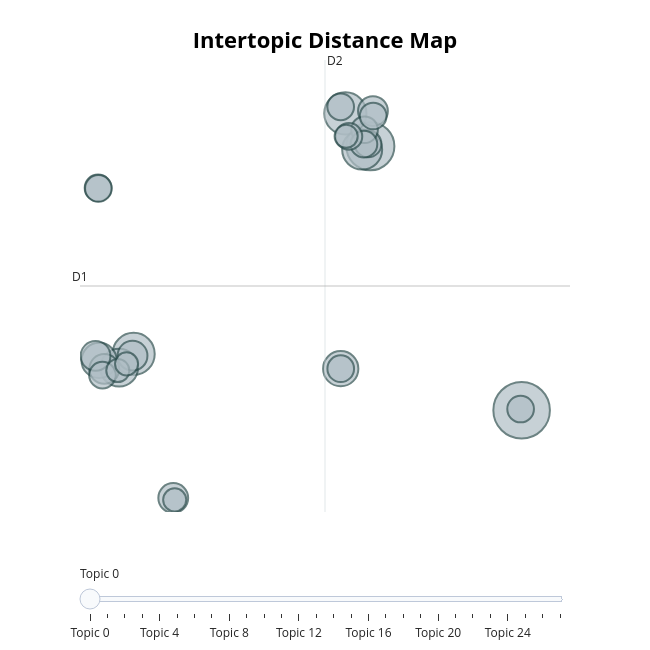

Write notebook code for a chart like this one.
### Markdown cell above
#### Visualization of the topics

### Code cell
# run this cell to visualize the topics

fig_topic = topic_model.visualize_topics()
fig_topic.write_html("intertopic_distance_map.html")
fig_topic

### Figure 1 — Plotly figure (JSON) as saved in the notebook; plotly's stock layout.template omitted (floating-point values rounded to 4 significant figures)
{"data": [{"customdata": [[0, "states | government | united | congress | department", 18], [1, "states | government | united | congress | year", 13], [2, "government | work | great | public | law", 10], [3, "government | states | united | world | great", 10], [4, "government | law | states | united | gold", 9], [5, "world | soviet | nations | peace | nation", 8], [6, "people | jobs | new | world | americans", 7], [7, "america | jobs | americans | people | tax", 7], [8, "national | federal | reduction | ought | public", 5], [9, "years | world | peace | new | nations", 5], [10, "new | world | america | nation | years", 5], [11, "america | people | going | tonight | new", 5], [12, "bank | public | states | country | government", 5], [13, "states | public | united | government | congress", 4], [14, "america | weapons | terror | security | terrorists", 4], [15, "world | economic | program | federal | nations", 4], [16, "ask | new | help | tonight | people", 4], [17, "states | united | government | constitution | congress", 4], [18, "government | states | united | year | congress", 4], [19, "mexico | texas | states | united | government", 4], [20, "information | provision | public | proper | united", 4], [21, "government | public | states | lands | general", 4], [22, "public | states | government | banks | united", 4], [23, "treaty | united | states | spain | year", 4], [24, "world | peace | nations | strength | today", 3], [25, "america | americans | american | jobs | lets", 3], [26, "government | federal | national | congress | public", 3], [27, "1878 | year | states | country | indians", 3]], "hovertemplate": "<b>Topic %{customdata[0]}</b><br>%{customdata[1]}<br>Size: %{customdata[2]}", "legendgroup": "", "marker": {"color": "#B0BEC5", "line": {"color": "DarkSlateGrey", "width": 2}, "size": [18, 13, 10, 10, 9, 8, 7, 7, 5, 5, 5, 5, 5, 4, 4, 4, 4, 4, 4, 4, 4, 4, 4, 4, 3, 3, 3, 3], "sizemode": "area", "sizeref": 0.01125, "symbol": "circle"}, "mode": "markers", "name": "", "orientation": "v", "showlegend": false, "type": "scatter", "x": [17.74, 9.417, -3.601, 8.043, 8.967, -4.398, -5.499, 7.788, -3.661, -5.213, -5.696, -1.422, 9.56, 17.68, -5.314, 7.786, 7.788, 9.294, 9.096, -5.558, 9.064, 9.573, -5.538, 8.238, -4.471, -1.344, -3.99, 8.086], "xaxis": "x", "y": [0.3648, 11.66, 2.778, 13.06, 11.52, 2.186, 2.498, 2.145, 2.702, 2.134, 2.692, -3.387, 13.16, 0.4199, 1.87, 13.35, 2.145, 11.76, 12.37, 9.877, 11.75, 12.95, 9.855, 12.08, 2.066, -3.465, 2.352, 12.08], "yaxis": "y"}], "layout": {"annotations": [{"showarrow": false, "text": "D1", "x": -6.55, "y": 5.682, "yshift": 10}, {"showarrow": false, "text": "D2", "x": 6.923, "xshift": 10, "y": 15.35}], "height": 650, "hoverlabel": {"bgcolor": "white", "font": {"family": "Rockwell", "size": 16}}, "legend": {"itemsizing": "constant", "tracegroupgap": 0}, "margin": {"t": 60}, "shapes": [{"line": {"color": "#CFD8DC", "width": 2}, "type": "line", "x0": 6.923, "x1": 6.923, "y0": -3.985, "y1": 15.35}, {"line": {"color": "#9E9E9E", "width": 2}, "type": "line", "x0": -6.55, "x1": 20.4, "y0": 5.682, "y1": 5.682}], "sliders": [{"active": 0, "pad": {"t": 50}, "steps": [{"args": [{"marker.color": [["red", "#B0BEC5", "#B0BEC5", "#B0BEC5", "#B0BEC5", "#B0BEC5", "#B0BEC5", "#B0BEC5", "#B0BEC5", "#B0BEC5", "#B0BEC5", "#B0BEC5", "#B0BEC5", "#B0BEC5", "#B0BEC5", "#B0BEC5", "#B0BEC5", "#B0BEC5", "#B0BEC5", "#B0BEC5", "#B0BEC5", "#B0BEC5", "#B0BEC5", "#B0BEC5", "#B0BEC5", "#B0BEC5", "#B0BEC5", "#B0BEC5"]]}], "label": "Topic 0", "method": "update"}, {"args": [{"marker.color": [["#B0BEC5", "red", "#B0BEC5", "#B0BEC5", "#B0BEC5", "#B0BEC5", "#B0BEC5", "#B0BEC5", "#B0BEC5", "#B0BEC5", "#B0BEC5", "#B0BEC5", "#B0BEC5", "#B0BEC5", "#B0BEC5", "#B0BEC5", "#B0BEC5", "#B0BEC5", "#B0BEC5", "#B0BEC5", "#B0BEC5", "#B0BEC5", "#B0BEC5", "#B0BEC5", "#B0BEC5", "#B0BEC5", "#B0BEC5", "#B0BEC5"]]}], "label": "Topic 1", "method": "update"}, {"args": [{"marker.color": [["#B0BEC5", "#B0BEC5", "red", "#B0BEC5", "#B0BEC5", "#B0BEC5", "#B0BEC5", "#B0BEC5", "#B0BEC5", "#B0BEC5", "#B0BEC5", "#B0BEC5", "#B0BEC5", "#B0BEC5", "#B0BEC5", "#B0BEC5", "#B0BEC5", "#B0BEC5", "#B0BEC5", "#B0BEC5", "#B0BEC5", "#B0BEC5", "#B0BEC5", "#B0BEC5", "#B0BEC5", "#B0BEC5", "#B0BEC5", "#B0BEC5"]]}], "label": "Topic 2", "method": "update"}, {"args": [{"marker.color": [["#B0BEC5", "#B0BEC5", "#B0BEC5", "red", "#B0BEC5", "#B0BEC5", "#B0BEC5", "#B0BEC5", "#B0BEC5", "#B0BEC5", "#B0BEC5", "#B0BEC5", "#B0BEC5", "#B0BEC5", "#B0BEC5", "#B0BEC5", "#B0BEC5", "#B0BEC5", "#B0BEC5", "#B0BEC5", "#B0BEC5", "#B0BEC5", "#B0BEC5", "#B0BEC5", "#B0BEC5", "#B0BEC5", "#B0BEC5", "#B0BEC5"]]}], "label": "Topic 3", "method": "update"}, {"args": [{"marker.color": [["#B0BEC5", "#B0BEC5", "#B0BEC5", "#B0BEC5", "red", "#B0BEC5", "#B0BEC5", "#B0BEC5", "#B0BEC5", "#B0BEC5", "#B0BEC5", "#B0BEC5", "#B0BEC5", "#B0BEC5", "#B0BEC5", "#B0BEC5", "#B0BEC5", "#B0BEC5", "#B0BEC5", "#B0BEC5", "#B0BEC5", "#B0BEC5", "#B0BEC5", "#B0BEC5", "#B0BEC5", "#B0BEC5", "#B0BEC5", "#B0BEC5"]]}], "label": "Topic 4", "method": "update"}, {"args": [{"marker.color": [["#B0BEC5", "#B0BEC5", "#B0BEC5", "#B0BEC5", "#B0BEC5", "red", "#B0BEC5", "#B0BEC5", "#B0BEC5", "#B0BEC5", "#B0BEC5", "#B0BEC5", "#B0BEC5", "#B0BEC5", "#B0BEC5", "#B0BEC5", "#B0BEC5", "#B0BEC5", "#B0BEC5", "#B0BEC5", "#B0BEC5", "#B0BEC5", "#B0BEC5", "#B0BEC5", "#B0BEC5", "#B0BEC5", "#B0BEC5", "#B0BEC5"]]}], "label": "Topic 5", "method": "update"}, {"args": [{"marker.color": [["#B0BEC5", "#B0BEC5", "#B0BEC5", "#B0BEC5", "#B0BEC5", "#B0BEC5", "red", "#B0BEC5", "#B0BEC5", "#B0BEC5", "#B0BEC5", "#B0BEC5", "#B0BEC5", "#B0BEC5", "#B0BEC5", "#B0BEC5", "#B0BEC5", "#B0BEC5", "#B0BEC5", "#B0BEC5", "#B0BEC5", "#B0BEC5", "#B0BEC5", "#B0BEC5", "#B0BEC5", "#B0BEC5", "#B0BEC5", "#B0BEC5"]]}], "label": "Topic 6", "method": "update"}, {"args": [{"marker.color": [["#B0BEC5", "#B0BEC5", "#B0BEC5", "#B0BEC5", "#B0BEC5", "#B0BEC5", "#B0BEC5", "red", "#B0BEC5", "#B0BEC5", "#B0BEC5", "#B0BEC5", "#B0BEC5", "#B0BEC5", "#B0BEC5", "#B0BEC5", "#B0BEC5", "#B0BEC5", "#B0BEC5", "#B0BEC5", "#B0BEC5", "#B0BEC5", "#B0BEC5", "#B0BEC5", "#B0BEC5", "#B0BEC5", "#B0BEC5", "#B0BEC5"]]}], "label": "Topic 7", "method": "update"}, {"args": [{"marker.color": [["#B0BEC5", "#B0BEC5", "#B0BEC5", "#B0BEC5", "#B0BEC5", "#B0BEC5", "#B0BEC5", "#B0BEC5", "red", "#B0BEC5", "#B0BEC5", "#B0BEC5", "#B0BEC5", "#B0BEC5", "#B0BEC5", "#B0BEC5", "#B0BEC5", "#B0BEC5", "#B0BEC5", "#B0BEC5", "#B0BEC5", "#B0BEC5", "#B0BEC5", "#B0BEC5", "#B0BEC5", "#B0BEC5", "#B0BEC5", "#B0BEC5"]]}], "label": "Topic 8", "method": "update"}, {"args": [{"marker.color": [["#B0BEC5", "#B0BEC5", "#B0BEC5", "#B0BEC5", "#B0BEC5", "#B0BEC5", "#B0BEC5", "#B0BEC5", "#B0BEC5", "red", "#B0BEC5", "#B0BEC5", "#B0BEC5", "#B0BEC5", "#B0BEC5", "#B0BEC5", "#B0BEC5", "#B0BEC5", "#B0BEC5", "#B0BEC5", "#B0BEC5", "#B0BEC5", "#B0BEC5", "#B0BEC5", "#B0BEC5", "#B0BEC5", "#B0BEC5", "#B0BEC5"]]}], "label": "Topic 9", "method": "update"}, {"args": [{"marker.color": [["#B0BEC5", "#B0BEC5", "#B0BEC5", "#B0BEC5", "#B0BEC5", "#B0BEC5", "#B0BEC5", "#B0BEC5", "#B0BEC5", "#B0BEC5", "red", "#B0BEC5", "#B0BEC5", "#B0BEC5", "#B0BEC5", "#B0BEC5", "#B0BEC5", "#B0BEC5", "#B0BEC5", "#B0BEC5", "#B0BEC5", "#B0BEC5", "#B0BEC5", "#B0BEC5", "#B0BEC5", "#B0BEC5", "#B0BEC5", "#B0BEC5"]]}], "label": "Topic 10", "method": "update"}, {"args": [{"marker.color": [["#B0BEC5", "#B0BEC5", "#B0BEC5", "#B0BEC5", "#B0BEC5", "#B0BEC5", "#B0BEC5", "#B0BEC5", "#B0BEC5", "#B0BEC5", "#B0BEC5", "red", "#B0BEC5", "#B0BEC5", "#B0BEC5", "#B0BEC5", "#B0BEC5", "#B0BEC5", "#B0BEC5", "#B0BEC5", "#B0BEC5", "#B0BEC5", "#B0BEC5", "#B0BEC5", "#B0BEC5", "#B0BEC5", "#B0BEC5", "#B0BEC5"]]}], "label": "Topic 11", "method": "update"}, {"args": [{"marker.color": [["#B0BEC5", "#B0BEC5", "#B0BEC5", "#B0BEC5", "#B0BEC5", "#B0BEC5", "#B0BEC5", "#B0BEC5", "#B0BEC5", "#B0BEC5", "#B0BEC5", "#B0BEC5", "red", "#B0BEC5", "#B0BEC5", "#B0BEC5", "#B0BEC5", "#B0BEC5", "#B0BEC5", "#B0BEC5", "#B0BEC5", "#B0BEC5", "#B0BEC5", "#B0BEC5", "#B0BEC5", "#B0BEC5", "#B0BEC5", "#B0BEC5"]]}], "label": "Topic 12", "method": "update"}, {"args": [{"marker.color": [["#B0BEC5", "#B0BEC5", "#B0BEC5", "#B0BEC5", "#B0BEC5", "#B0BEC5", "#B0BEC5", "#B0BEC5", "#B0BEC5", "#B0BEC5", "#B0BEC5", "#B0BEC5", "#B0BEC5", "red", "#B0BEC5", "#B0BEC5", "#B0BEC5", "#B0BEC5", "#B0BEC5", "#B0BEC5", "#B0BEC5", "#B0BEC5", "#B0BEC5", "#B0BEC5", "#B0BEC5", "#B0BEC5", "#B0BEC5", "#B0BEC5"]]}], "label": "Topic 13", "method": "update"}, {"args": [{"marker.color": [["#B0BEC5", "#B0BEC5", "#B0BEC5", "#B0BEC5", "#B0BEC5", "#B0BEC5", "#B0BEC5", "#B0BEC5", "#B0BEC5", "#B0BEC5", "#B0BEC5", "#B0BEC5", "#B0BEC5", "#B0BEC5", "red", "#B0BEC5", "#B0BEC5", "#B0BEC5", "#B0BEC5", "#B0BEC5", "#B0BEC5", "#B0BEC5", "#B0BEC5", "#B0BEC5", "#B0BEC5", "#B0BEC5", "#B0BEC5", "#B0BEC5"]]}], "label": "Topic 14", "method": "update"}, {"args": [{"marker.color": [["#B0BEC5", "#B0BEC5", "#B0BEC5", "#B0BEC5", "#B0BEC5", "#B0BEC5", "#B0BEC5", "#B0BEC5", "#B0BEC5", "#B0BEC5", "#B0BEC5", "#B0BEC5", "#B0BEC5", "#B0BEC5", "#B0BEC5", "red", "#B0BEC5", "#B0BEC5", "#B0BEC5", "#B0BEC5", "#B0BEC5", "#B0BEC5", "#B0BEC5", "#B0BEC5", "#B0BEC5", "#B0BEC5", "#B0BEC5", "#B0BEC5"]]}], "label": "Topic 15", "method": "update"}, {"args": [{"marker.color": [["#B0BEC5", "#B0BEC5", "#B0BEC5", "#B0BEC5", "#B0BEC5", "#B0BEC5", "#B0BEC5", "#B0BEC5", "#B0BEC5", "#B0BEC5", "#B0BEC5", "#B0BEC5", "#B0BEC5", "#B0BEC5", "#B0BEC5", "#B0BEC5", "red", "#B0BEC5", "#B0BEC5", "#B0BEC5", "#B0BEC5", "#B0BEC5", "#B0BEC5", "#B0BEC5", "#B0BEC5", "#B0BEC5", "#B0BEC5", "#B0BEC5"]]}], "label": "Topic 16", "method": "update"}, {"args": [{"marker.color": [["#B0BEC5", "#B0BEC5", "#B0BEC5", "#B0BEC5", "#B0BEC5", "#B0BEC5", "#B0BEC5", "#B0BEC5", "#B0BEC5", "#B0BEC5", "#B0BEC5", "#B0BEC5", "#B0BEC5", "#B0BEC5", "#B0BEC5", "#B0BEC5", "#B0BEC5", "red", "#B0BEC5", "#B0BEC5", "#B0BEC5", "#B0BEC5", "#B0BEC5", "#B0BEC5", "#B0BEC5", "#B0BEC5", "#B0BEC5", "#B0BEC5"]]}], "label": "Topic 17", "method": "update"}, {"args": [{"marker.color": [["#B0BEC5", "#B0BEC5", "#B0BEC5", "#B0BEC5", "#B0BEC5", "#B0BEC5", "#B0BEC5", "#B0BEC5", "#B0BEC5", "#B0BEC5", "#B0BEC5", "#B0BEC5", "#B0BEC5", "#B0BEC5", "#B0BEC5", "#B0BEC5", "#B0BEC5", "#B0BEC5", "red", "#B0BEC5", "#B0BEC5", "#B0BEC5", "#B0BEC5", "#B0BEC5", "#B0BEC5", "#B0BEC5", "#B0BEC5", "#B0BEC5"]]}], "label": "Topic 18", "method": "update"}, {"args": [{"marker.color": [["#B0BEC5", "#B0BEC5", "#B0BEC5", "#B0BEC5", "#B0BEC5", "#B0BEC5", "#B0BEC5", "#B0BEC5", "#B0BEC5", "#B0BEC5", "#B0BEC5", "#B0BEC5", "#B0BEC5", "#B0BEC5", "#B0BEC5", "#B0BEC5", "#B0BEC5", "#B0BEC5", "#B0BEC5", "red", "#B0BEC5", "#B0BEC5", "#B0BEC5", "#B0BEC5", "#B0BEC5", "#B0BEC5", "#B0BEC5", "#B0BEC5"]]}], "label": "Topic 19", "method": "update"}, {"args": [{"marker.color": [["#B0BEC5", "#B0BEC5", "#B0BEC5", "#B0BEC5", "#B0BEC5", "#B0BEC5", "#B0BEC5", "#B0BEC5", "#B0BEC5", "#B0BEC5", "#B0BEC5", "#B0BEC5", "#B0BEC5", "#B0BEC5", "#B0BEC5", "#B0BEC5", "#B0BEC5", "#B0BEC5", "#B0BEC5", "#B0BEC5", "red", "#B0BEC5", "#B0BEC5", "#B0BEC5", "#B0BEC5", "#B0BEC5", "#B0BEC5", "#B0BEC5"]]}], "label": "Topic 20", "method": "update"}, {"args": [{"marker.color": [["#B0BEC5", "#B0BEC5", "#B0BEC5", "#B0BEC5", "#B0BEC5", "#B0BEC5", "#B0BEC5", "#B0BEC5", "#B0BEC5", "#B0BEC5", "#B0BEC5", "#B0BEC5", "#B0BEC5", "#B0BEC5", "#B0BEC5", "#B0BEC5", "#B0BEC5", "#B0BEC5", "#B0BEC5", "#B0BEC5", "#B0BEC5", "red", "#B0BEC5", "#B0BEC5", "#B0BEC5", "#B0BEC5", "#B0BEC5", "#B0BEC5"]]}], "label": "Topic 21", "method": "update"}, {"args": [{"marker.color": [["#B0BEC5", "#B0BEC5", "#B0BEC5", "#B0BEC5", "#B0BEC5", "#B0BEC5", "#B0BEC5", "#B0BEC5", "#B0BEC5", "#B0BEC5", "#B0BEC5", "#B0BEC5", "#B0BEC5", "#B0BEC5", "#B0BEC5", "#B0BEC5", "#B0BEC5", "#B0BEC5", "#B0BEC5", "#B0BEC5", "#B0BEC5", "#B0BEC5", "red", "#B0BEC5", "#B0BEC5", "#B0BEC5", "#B0BEC5", "#B0BEC5"]]}], "label": "Topic 22", "method": "update"}, {"args": [{"marker.color": [["#B0BEC5", "#B0BEC5", "#B0BEC5", "#B0BEC5", "#B0BEC5", "#B0BEC5", "#B0BEC5", "#B0BEC5", "#B0BEC5", "#B0BEC5", "#B0BEC5", "#B0BEC5", "#B0BEC5", "#B0BEC5", "#B0BEC5", "#B0BEC5", "#B0BEC5", "#B0BEC5", "#B0BEC5", "#B0BEC5", "#B0BEC5", "#B0BEC5", "#B0BEC5", "red", "#B0BEC5", "#B0BEC5", "#B0BEC5", "#B0BEC5"]]}], "label": "Topic 23", "method": "update"}, {"args": [{"marker.color": [["#B0BEC5", "#B0BEC5", "#B0BEC5", "#B0BEC5", "#B0BEC5", "#B0BEC5", "#B0BEC5", "#B0BEC5", "#B0BEC5", "#B0BEC5", "#B0BEC5", "#B0BEC5", "#B0BEC5", "#B0BEC5", "#B0BEC5", "#B0BEC5", "#B0BEC5", "#B0BEC5", "#B0BEC5", "#B0BEC5", "#B0BEC5", "#B0BEC5", "#B0BEC5", "#B0BEC5", "red", "#B0BEC5", "#B0BEC5", "#B0BEC5"]]}], "label": "Topic 24", "method": "update"}, {"args": [{"marker.color": [["#B0BEC5", "#B0BEC5", "#B0BEC5", "#B0BEC5", "#B0BEC5", "#B0BEC5", "#B0BEC5", "#B0BEC5", "#B0BEC5", "#B0BEC5", "#B0BEC5", "#B0BEC5", "#B0BEC5", "#B0BEC5", "#B0BEC5", "#B0BEC5", "#B0BEC5", "#B0BEC5", "#B0BEC5", "#B0BEC5", "#B0BEC5", "#B0BEC5", "#B0BEC5", "#B0BEC5", "#B0BEC5", "red", "#B0BEC5", "#B0BEC5"]]}], "label": "Topic 25", "method": "update"}, {"args": [{"marker.color": [["#B0BEC5", "#B0BEC5", "#B0BEC5", "#B0BEC5", "#B0BEC5", "#B0BEC5", "#B0BEC5", "#B0BEC5", "#B0BEC5", "#B0BEC5", "#B0BEC5", "#B0BEC5", "#B0BEC5", "#B0BEC5", "#B0BEC5", "#B0BEC5", "#B0BEC5", "#B0BEC5", "#B0BEC5", "#B0BEC5", "#B0BEC5", "#B0BEC5", "#B0BEC5", "#B0BEC5", "#B0BEC5", "#B0BEC5", "red", "#B0BEC5"]]}], "label": "Topic 26", "method": "update"}, {"args": [{"marker.color": [["#B0BEC5", "#B0BEC5", "#B0BEC5", "#B0BEC5", "#B0BEC5", "#B0BEC5", "#B0BEC5", "#B0BEC5", "#B0BEC5", "#B0BEC5", "#B0BEC5", "#B0BEC5", "#B0BEC5", "#B0BEC5", "#B0BEC5", "#B0BEC5", "#B0BEC5", "#B0BEC5", "#B0BEC5", "#B0BEC5", "#B0BEC5", "#B0BEC5", "#B0BEC5", "#B0BEC5", "#B0BEC5", "#B0BEC5", "#B0BEC5", "red"]]}], "label": "Topic 27", "method": "update"}]}], "title": {"font": {"color": "Black", "size": 22}, "text": "<b>Intertopic Distance Map</b>", "x": 0.5, "xanchor": "center", "y": 0.95, "yanchor": "top"}, "width": 650, "xaxis": {"anchor": "y", "domain": [0, 1], "range": [-6.55, 20.4], "title": {"text": ""}, "visible": false}, "yaxis": {"anchor": "x", "domain": [0, 1], "range": [-3.985, 15.35], "title": {"text": ""}, "visible": false}}}
